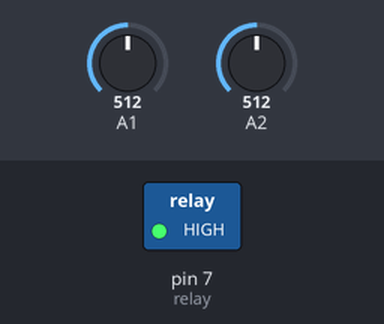
A sketch run on a simulated Arduino Uno, built with avr-gcc and run on an emulated ATmega328P. Shown: switched loads named in the sketch (green lamp = pin HIGH). Inputs (shaded band) come from the test bench; at power-on: A1 = 512, A2 = 512. What the sketch prints to the serial monitor is not drawn.

Above: at 0.2 s.
Timing chart, 0 to 1.7 s (numbered marks = the images above):
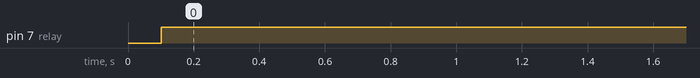

The sketch:

Water_Tank.ino
```cpp
const int relay = 7;
int val = 0, val1 = 0;
void setup() {
  // put your setup code here, to run once:
pinMode(A1, INPUT);
pinMode(A2, INPUT);
pinMode(relay, OUTPUT);
Serial.begin(9600);
}
void loop() {
  // put your main code here, to run repeatedly:
val = analogRead(A1);
val1 = analogRead(A2);
Serial.println("val=");
Serial.println(val);
Serial.println("val1=");
Serial.println(val1);
delay(100);
if(val<10 && val1<10)
{
  digitalWrite(relay, LOW);
  delay(100);
  if(val>10&&val1<10)
{
  digitalWrite(relay, LOW);
  delay(100);
}
}

else if(val>10&&val1>10)
{
  digitalWrite(relay, HIGH);
  delay(100);
}
}
```

Measured:
- by itself, pin 7 (relay): LOW → HIGH at 0.10 s
